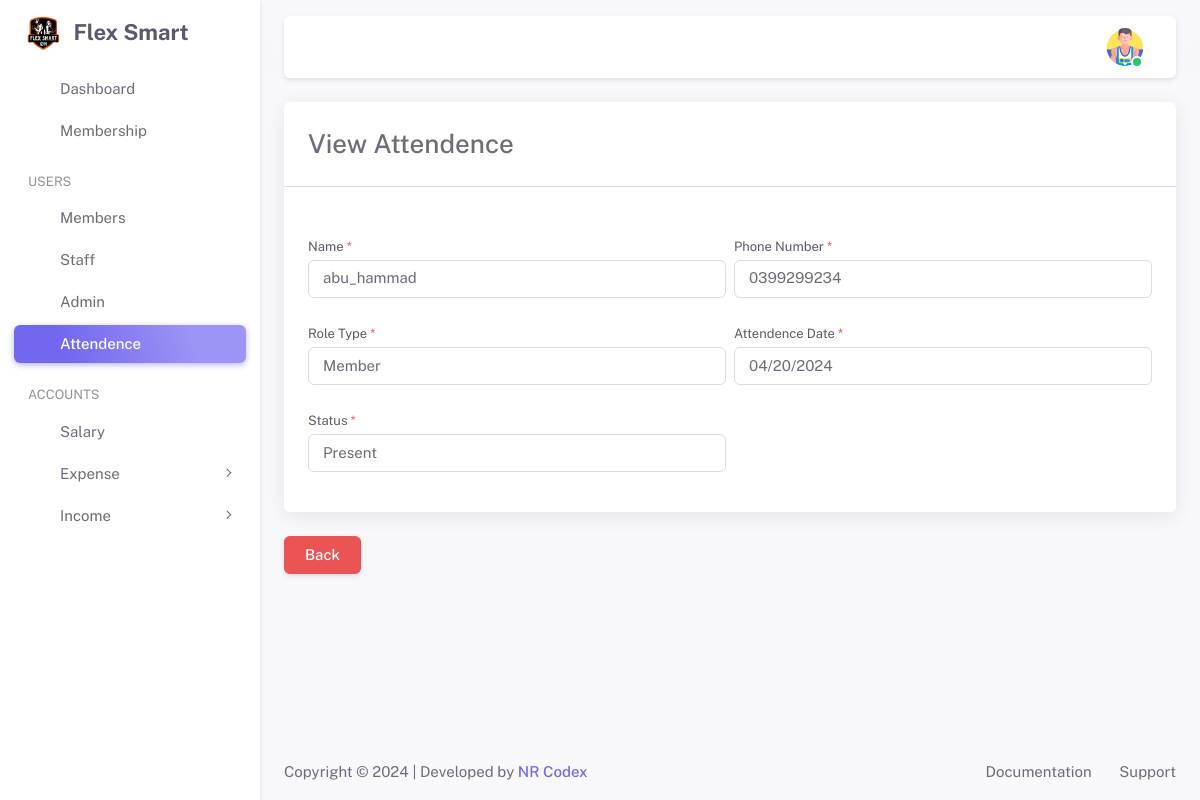
The page /admin/attendence-view.php?view_attend=2 (signed in) on the database its author committed.
### tables this page shows
CREATE TABLE `users_detail` (
  `users_detail_id` int(11) NOT NULL,
  `registration_num` int(11) DEFAULT NULL,
  `full_name` varchar(100) DEFAULT NULL,
  `Phone` varchar(50) DEFAULT NULL,
  `address` varchar(100) DEFAULT NULL,
  `gender` varchar(50) DEFAULT NULL,
  `age` int(11) DEFAULT NULL,
  `city` varchar(50) DEFAULT NULL,
  `country` varchar(50) DEFAULT NULL,
  `image` varchar(255) DEFAULT NULL,
  `membership_id` int(11) DEFAULT NULL,
  `admission_fees` varchar(50) DEFAULT NULL,
  `monthly_fees` varchar(50) DEFAULT NULL,
  `salary` varchar(100) DEFAULT NULL,
  `joining_date` varchar(50) DEFAULT NULL,
  `end_date` varchar(50) DEFAULT NULL,
  `start_timing` varchar(100) DEFAULT NULL,
  `end_timing` varchar(100) DEFAULT NULL,
  `login_time` datetime DEFAULT NULL,
  `logout_time` datetime DEFAULT NULL,
  `created_by` varchar(100) DEFAULT NULL,
  `created_date` varchar(100) DEFAULT NULL,
  `updated_by` varchar(100) DEFAULT NULL,
  `updated_date` varchar(100) DEFAULT NULL
);

CREATE TABLE `attendence` (
  `attend_id` int(11) NOT NULL,
  `users_id` int(11) DEFAULT NULL,
  `attend_date` varchar(100) DEFAULT NULL,
  `attend_status` varchar(100) DEFAULT NULL,
  `created_by` varchar(100) DEFAULT NULL,
  `created_date` varchar(100) DEFAULT NULL,
  `updated_by` varchar(100) DEFAULT NULL,
  `updated_date` varchar(100) DEFAULT NULL
);

CREATE TABLE `users` (
  `user_id` int(11) NOT NULL,
  `username` varchar(100) DEFAULT NULL,
  `email` varchar(100) DEFAULT NULL,
  `password` varchar(255) DEFAULT NULL,
  `role_id` int(11) DEFAULT NULL,
  `token` varchar(255) DEFAULT NULL,
  `status` varchar(50) DEFAULT NULL,
  `users_detail_id` int(11) DEFAULT NULL,
  `created_by` varchar(100) DEFAULT NULL,
  `created_date` varchar(100) DEFAULT NULL,
  `updated_by` varchar(100) DEFAULT NULL,
  `updated_date` varchar(100) DEFAULT NULL
);

CREATE TABLE `role` (
  `role_id` int(11) NOT NULL,
  `name` varchar(50) DEFAULT NULL,
  `status` varchar(50) DEFAULT NULL
);

### admin/attendence-view.php (the view, shortened to what this page needs)
<?php
include_once('../includes/functions.php');
include_once('./inc/header.php');
include_once('./inc/sidebar.php');
include_once('./inc/navbar.php');
if (isset($_GET['view_attend'])) {
    $edit_id = mysqli_real_escape_string($conn, $_GET['view_attend']);
    $select_query = mysqli_query($conn, "SELECT users.username, users_detail.Phone, role.name as role,
    attendence.attend_id, attendence.attend_status, attendence.attend_date
    FROM `attendence`
    INNER JOIN users ON users.user_id = attendence.users_id
    INNER JOIN users_detail ON users_detail.users_detail_id = users.users_detail_id
    INNER JOIN role ON role.role_id = users.role_id
    WHERE `attend_id` = '$edit_id'");
    $check = mysqli_num_rows($select_query);
    if ($check > 0) {
        $fetch_attend = mysqli_fetch_assoc($select_query);
?>
        <div class="container-xxl flex-grow-1 container-p-y">
            <div class="row">
                <form action="" method="POST" id="add_attendence_form" enctype="multipart/form-data">
                    <div class="col-lg-12">
                        <div class="card mb-4">
                            <h3 class="card-header">View Attendence</h3>
                            <hr class="my-4 mt-0">
                            <div class="card-body">
                                <div class="row g-2">
                                    <div class="col-md-6 col-12 mb-3">
                                        <label for="attend_name" class="form-label">Name
                                            <span class="text-danger">*</span>
                                        </label>
                                        <select id="attend_name" name="attend_name" class="form-control">
                                            <option value="<?= $fetch_attend['username'] ?>"><?= $fetch_attend['username'] ?></option>
                                        </select>
                                    </div>
                                    <div class="col-md-6 col-12 mb-3">
                                        <label for="attend_phone" class="form-label">Phone Number
                                            <span class="text-danger">*</span>
                                        </label>
                                        <select id="attend_phone" name="attend_phone" class="form-control">
                                            <option value="<?= $fetch_attend['Phone'] ?>"><?= $fetch_attend['Phone'] ?></option>
                                        </select>
                                    </div>
                                    <div class="col-md-6 col-12 mb-3">
                                        <label for="attend_role" class="form-label">Role Type
                                            <span class="text-danger">*</span>
                                        </label>
                                        <select id="attend_role" name="attend_role" class="form-control">
                                            <option value="<?= $fetch_attend['role'] ?>"><?= $fetch_attend['role'] ?></option>
                                        </select>
                                    </div>
                                    <div class="col-md-6 col-12 mb-3">
                                        <label for="attend_date" class="form-label">Attendence Date
                                            <span class="text-danger">*</span>
                                        </label>
                                        <input type="date" readonly id="attend_date" name="attend_date" placeholder="Attendence Date" class="form-control" value="<?= $fetch_attend['attend_date']; ?>">
                                    </div>
                                    <div class="col-md-6 col-12 mb-3">
                                        <label for="attend_status" class="form-label">Status
                                            <span class="text-danger">*</span>
                                        </label>
                                        <div class="input-group">
                                            <select id="attend_status" readonly name="attend_status" class="form-control">
                                                <option value="<?= $fetch_attend['attend_status'] ?>"><?= $fetch_attend['attend_status'] ?></option>
                                            </select>
                                        </div>
                                    </div>
                                </div>
                            </div>
                        </div>
                    </div>
                    <div class="row mt-3">
                        <div class="col-12 btm-group">
                            <a type="button" href="attendence-details" class="btn btn-danger text-white">Back</a>
                        </div>
                    </div>
                </form>
            </div>
        </div>
<?php
    }
}
?>
<?php
include_once('./inc/footer.php');
?>

### admin/inc/navbar.php (shortened to what this page needs)
<?php
include_once('../includes/config.php');
$user_select = "SELECT users_detail.full_name, users_detail.image, role.name as role
FROM users
INNER JOIN users_detail ON users_detail.users_detail_id = users.users_detail_id
LEFT JOIN role ON role.role_id = users.role_id
WHERE users.user_id = '{$_SESSION['UID']}'
";
$result = mysqli_query($conn, $user_select);
while ($row = mysqli_fetch_assoc($result)) {
?>
    <div class="layout-page">
        <nav class="layout-navbar container-xxl navbar navbar-expand-xl navbar-detached align-items-center bg-navbar-theme" id="layout-navbar">
            <div class="navbar-nav-right d-flex align-items-center" id="navbar-collapse">
                <ul class="navbar-nav flex-row align-items-center ms-auto">
                    <li class="nav-item navbar-dropdown dropdown-user dropdown">
                        <a class="nav-link dropdown-toggle hide-arrow" href="javascript:void(0);" data-bs-toggle="dropdown">
                            <div class="avatar avatar-online">
                                <img src="<?php if (empty($row['image'])) {
                                                echo "../media/images/admin-profile.png";
                                            } else {
                                                echo '../media/images/' . $row['image'];
                                            } ?>" alt class="h-auto rounded-circle">
                            </div>
                        </a>
                    </li>
                </ul>
            </div>
        </nav>
    <?php
}
    ?>
    <div class="content-wrapper">

### assets/css/demo.css (style rules this page uses)
.layout-navbar-fixed .layout-wrapper:not(.layout-without-menu) .layout-page { padding-top: 64px !important; }
.layout-navbar-fixed .layout-wrapper:not(.layout-horizontal):not(.layout-without-menu) .layout-page { padding-top: 78px !important; }

### rows shown on the page
users_detail: image (picture)
attendence: attend_name "abu_hammad", attend_phone "0399299234", attend_role "Member", attend_date "04/20/2024", attend_status "Present"
